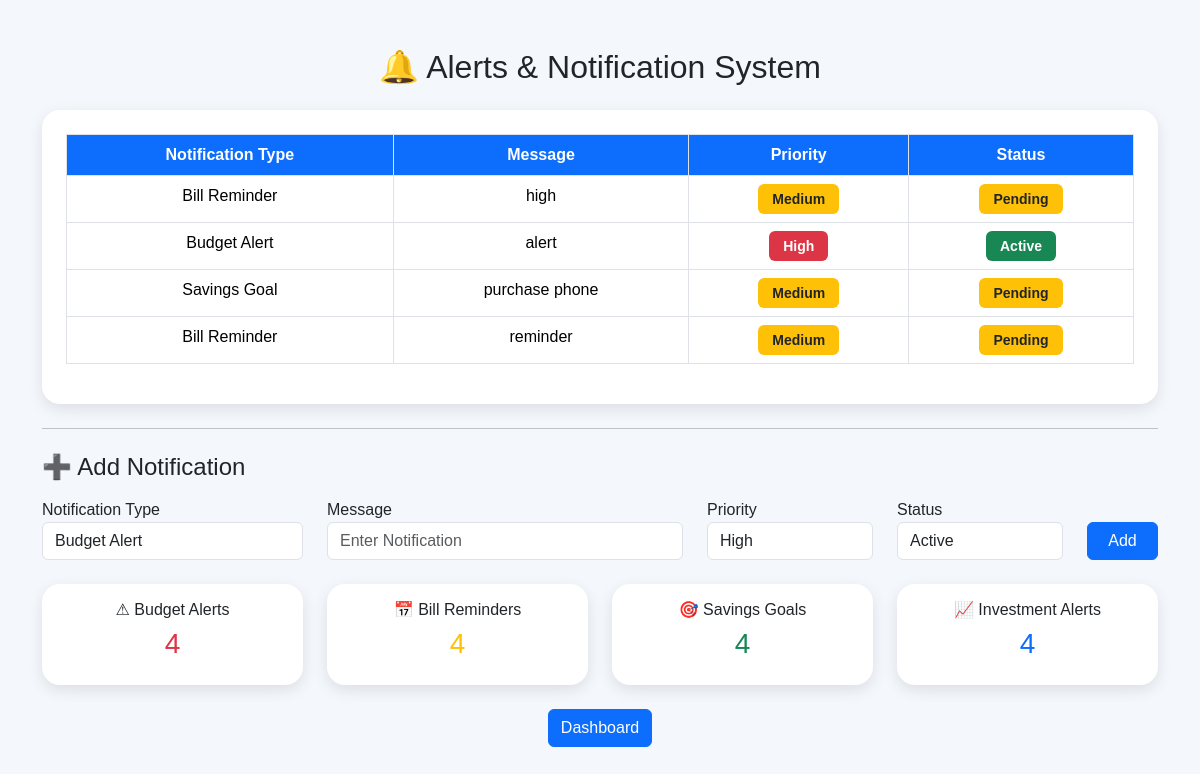
The page /notifications on the database its author committed.
### app.py (models this page shows)
class Notification(db.Model):
    id = db.Column(db.Integer, primary_key=True)
    notification_type = db.Column(db.String(100))
    message = db.Column(db.String(300))
    priority = db.Column(db.String(20))
    status = db.Column(db.String(20))

### app.py (the view, shortened to what this page needs)
@app.route('/notifications', methods=['GET', 'POST'])
def notifications():
    notifications = Notification.query.all()
    return render_template(
        "notifications.html",
        notifications=notifications
    )

### templates/notifications.html (shortened to what this page needs)
<!DOCTYPE html>
<html lang="en">
<head>
<link href="https://cdn.jsdelivr.net/npm/bootstrap@5.3.3/dist/css/bootstrap.min.css" rel="stylesheet">
</head>
<body>
<div class="container mt-5">
<h2 class="text-center mb-4">
🔔 Alerts & Notification System
</h2>
<div class="card p-4">
<table class="table table-bordered table-hover text-center">
<thead>
<tr>
<th>Notification Type</th>
<th>Message</th>
<th>Priority</th>
<th>Status</th>
</tr>
</thead>
<tbody>
{% for n in notifications %}
<tr>
<td>{{ n.notification_type }}</td>
<td>{{ n.message }}</td>
<td>
{% if n.priority=="High" %}
<span class="badge bg-danger">High</span>
{% elif n.priority=="Medium" %}
<span class="badge bg-warning text-dark">Medium</span>
{% else %}
<span class="badge bg-success">Low</span>
{% endif %}
</td>
<td>
{% if n.status=="Active" %}
<span class="badge bg-success">Active</span>
{% elif n.status=="Pending" %}
<span class="badge bg-warning text-dark">Pending</span>
{% else %}
<span class="badge bg-secondary">Completed</span>
{% endif %}
</td>
</tr>
{% endfor %}
</tbody>
</table>
</div>
<hr class="my-4">
<h4 class="mb-3">➕ Add Notification</h4>
<form method="POST">
<div class="row">
<div class="col-md-3">
<label>Notification Type</label>
<select name="notification_type" class="form-control">
<option>Budget Alert</option>
</select>
</div>
<div class="col-md-4">
<label>Message</label>
<input type="text"
name="message"
class="form-control"
placeholder="Enter Notification"
required>
</div>
<div class="col-md-2">
<label>Priority</label>
<select name="priority" class="form-control">
<option>High</option>
</select>
</div>
<div class="col-md-2">
<label>Status</label>
<select name="status" class="form-control">
<option>Active</option>
</select>
</div>
<div class="col-md-1 d-flex align-items-end">
<button class="btn btn-primary w-100">
Add
</button>
</div>
</div>
</form>
<br>
<div class="row">
<div class="col-md-3">
<div class="card text-center p-3">
<h6>⚠ Budget Alerts</h6>
<h3 class="text-danger">
{{ notifications|length }}
</h3>
</div>
</div>
<div class="col-md-3">
<div class="card text-center p-3">
<h6>📅 Bill Reminders</h6>
<h3 class="text-warning">
{{ notifications|length }}
</h3>
</div>
</div>
<div class="col-md-3">
<div class="card text-center p-3">
<h6>🎯 Savings Goals</h6>
<h3 class="text-success">
{{ notifications|length }}
</h3>
</div>
</div>
<div class="col-md-3">
<div class="card text-center p-3">
<h6>📈 Investment Alerts</h6>
<h3 class="text-primary">
{{ notifications|length }}
</h3>
</div>
</div>
<br><br>
<div class="text-center mt-4">
<a href="/dashboard" class="btn btn-primary">
Dashboard
</a>
</div>
</div>
</div>
</body>
</html>

### templates/notifications.html (style rules this page uses)
body { background:#f4f7fb; font-family:Arial,Helvetica,sans-serif; }
.card { border:none; border-radius:18px; box-shadow:0 5px 15px rgba(0,0,0,.1); }
.table th { background:#0d6efd; color:white; }
.badge { font-size:14px; padding:8px 14px; }

### rows shown on the page
Notification: notification_type "Bill Reminder", message "high", priority "Medium", status "Pending"
Notification: notification_type "Budget Alert", message "alert", priority "High", status "Active"
Notification: notification_type "Savings Goal", message "purchase phone", priority "Medium", status "Pending"
Notification: notification_type "Bill Reminder", message "reminder", priority "Medium", status "Pending"

### other values the page prints
{{ notifications|length }} "4"
